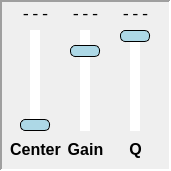
      <widget class="QFrame" name="EQ_frame_3">
       <property name="geometry">
        <rect>
         <x>405</x>
         <y>300</y>
         <width>171</width>
         <height>171</height>
        </rect>
       </property>
       <property name="frameShape">
        <enum>QFrame::Shape::Panel</enum>
       </property>
       <property name="frameShadow">
        <enum>QFrame::Shadow::Sunken</enum>
       </property>
       <property name="lineWidth">
        <number>2</number>
       </property>
       <widget class="QLabel" name="EQ_3_BW_label">
        <property name="geometry">
         <rect>
          <x>120</x>
          <y>5</y>
          <width>31</width>
          <height>21</height>
         </rect>
        </property>
        <property name="font">
         <font>
          <family>Monospace</family>
          <pointsize>12</pointsize>
          <bold>false</bold>
         </font>
        </property>
        <property name="text">
         <string>---</string>
        </property>
        <property name="textFormat">
         <enum>Qt::TextFormat::PlainText</enum>
        </property>
        <property name="alignment">
         <set>Qt::AlignmentFlag::AlignHCenter|Qt::AlignmentFlag::AlignTop</set>
        </property>
        <property name="wordWrap">
         <bool>true</bool>
        </property>
       </widget>
       <widget class="QLabel" name="EQ_3_label_2">
        <property name="geometry">
         <rect>
          <x>60</x>
          <y>140</y>
          <width>51</width>
          <height>21</height>
         </rect>
        </property>
        <property name="font">
         <font>
          <pointsize>12</pointsize>
          <bold>true</bold>
         </font>
        </property>
        <property name="text">
         <string>Gain</string>
        </property>
        <property name="alignment">
         <set>Qt::AlignmentFlag::AlignHCenter|Qt::AlignmentFlag::AlignTop</set>
        </property>
        <property name="wordWrap">
         <bool>true</bool>
        </property>
       </widget>
       <widget class="QLabel" name="EQ_3_label_1">
        <property name="geometry">
         <rect>
          <x>5</x>
          <y>140</y>
          <width>61</width>
          <height>21</height>
         </rect>
        </property>
        <property name="font">
         <font>
          <pointsize>12</pointsize>
          <bold>true</bold>
         </font>
        </property>
        <property name="text">
         <string>Center</string>
        </property>
        <property name="alignment">
         <set>Qt::AlignmentFlag::AlignHCenter|Qt::AlignmentFlag::AlignTop</set>
        </property>
        <property name="wordWrap">
         <bool>true</bool>
        </property>
       </widget>
       <widget class="QLabel" name="EQ_3_gain_label">
        <property name="geometry">
         <rect>
          <x>70</x>
          <y>5</y>
          <width>31</width>
          <height>21</height>
         </rect>
        </property>
        <property name="font">
         <font>
          <family>Monospace</family>
          <pointsize>12</pointsize>
          <bold>false</bold>
         </font>
        </property>
        <property name="text">
         <string>---</string>
        </property>
        <property name="textFormat">
         <enum>Qt::TextFormat::PlainText</enum>
        </property>
        <property name="alignment">
         <set>Qt::AlignmentFlag::AlignHCenter|Qt::AlignmentFlag::AlignTop</set>
        </property>
        <property name="wordWrap">
         <bool>true</bool>
        </property>
       </widget>
       <widget class="QSlider" name="EQ_3_gain_verticalSlider">
        <property name="geometry">
         <rect>
          <x>70</x>
          <y>30</y>
          <width>31</width>
          <height>101</height>
         </rect>
        </property>
        <property name="autoFillBackground">
         <bool>false</bool>
        </property>
        <property name="styleSheet">
         <string notr="true">QSlider::groove:vertical {background: lightgray; width: 10px; border-radius: 3px;}
QSlider::handle:vertical {background: lightblue; border: 1px solid black; height: 10px; width: 30px; margin-left: -10px; margin-right: -10px; border-radius: 5px;}
QSlider::sub-page:vertical {background: white;}
QSlider::add-page:vertical {background: white;}</string>
        </property>
        <property name="minimum">
         <number>-20</number>
        </property>
        <property name="maximum">
         <number>10</number>
        </property>
        <property name="pageStep">
         <number>1</number>
        </property>
        <property name="value">
         <number>5</number>
        </property>
        <property name="orientation">
         <enum>Qt::Orientation::Vertical</enum>
        </property>
        <property name="invertedAppearance">
         <bool>false</bool>
        </property>
        <property name="invertedControls">
         <bool>false</bool>
        </property>
        <property name="tickPosition">
         <enum>QSlider::TickPosition::TicksBothSides</enum>
        </property>
        <property name="tickInterval">
         <number>5</number>
        </property>
       </widget>
       <widget class="QSlider" name="EQ_3_BW_verticalSlider">
        <property name="geometry">
         <rect>
          <x>120</x>
          <y>30</y>
          <width>31</width>
          <height>101</height>
         </rect>
        </property>
        <property name="autoFillBackground">
         <bool>false</bool>
        </property>
        <property name="styleSheet">
         <string notr="true">QSlider::groove:vertical {background: lightgray; width: 10px; border-radius: 3px;}
QSlider::handle:vertical {background: lightblue; border: 1px solid black; height: 10px; width: 30px; margin-left: -10px; margin-right: -10px; border-radius: 5px;}
QSlider::sub-page:vertical {background: white;}
QSlider::add-page:vertical {background: white;}</string>
        </property>
        <property name="minimum">
         <number>1</number>
        </property>
        <property name="maximum">
         <number>10</number>
        </property>
        <property name="pageStep">
         <number>1</number>
        </property>
        <property name="value">
         <number>10</number>
        </property>
        <property name="orientation">
         <enum>Qt::Orientation::Vertical</enum>
        </property>
        <property name="invertedAppearance">
         <bool>false</bool>
        </property>
        <property name="invertedControls">
         <bool>false</bool>
        </property>
        <property name="tickPosition">
         <enum>QSlider::TickPosition::TicksBothSides</enum>
        </property>
        <property name="tickInterval">
         <number>5</number>
        </property>
       </widget>
       <widget class="QLabel" name="EQ_3_center_label">
        <property name="geometry">
         <rect>
          <x>20</x>
          <y>5</y>
          <width>31</width>
          <height>21</height>
         </rect>
        </property>
        <property name="font">
         <font>
          <family>Monospace</family>
          <pointsize>12</pointsize>
          <bold>false</bold>
         </font>
        </property>
        <property name="text">
         <string>---</string>
        </property>
        <property name="textFormat">
         <enum>Qt::TextFormat::PlainText</enum>
        </property>
        <property name="alignment">
         <set>Qt::AlignmentFlag::AlignHCenter|Qt::AlignmentFlag::AlignTop</set>
        </property>
        <property name="wordWrap">
         <bool>true</bool>
        </property>
       </widget>
       <widget class="QLabel" name="EQ_3_label_3">
        <property name="geometry">
         <rect>
          <x>115</x>
          <y>140</y>
          <width>41</width>
          <height>21</height>
         </rect>
        </property>
        <property name="font">
         <font>
          <pointsize>12</pointsize>
          <bold>true</bold>
         </font>
        </property>
        <property name="text">
         <string>Q</string>
        </property>
        <property name="alignment">
         <set>Qt::AlignmentFlag::AlignHCenter|Qt::AlignmentFlag::AlignTop</set>
        </property>
        <property name="wordWrap">
         <bool>true</bool>
        </property>
       </widget>
       <widget class="QSlider" name="EQ_3_center_verticalSlider">
        <property name="geometry">
         <rect>
          <x>20</x>
          <y>30</y>
          <width>31</width>
          <height>101</height>
         </rect>
        </property>
        <property name="autoFillBackground">
         <bool>false</bool>
        </property>
        <property name="styleSheet">
         <string notr="true">QSlider::groove:vertical {background: lightgray; width: 10px; border-radius: 3px;}
QSlider::handle:vertical {background: lightblue; border: 1px solid black; height: 10px; width: 30px; margin-left: -10px; margin-right: -10px; border-radius: 5px;}
QSlider::sub-page:vertical {background: white;}
QSlider::add-page:vertical {background: white;}</string>
        </property>
        <property name="minimum">
         <number>0</number>
        </property>
        <property name="maximum">
         <number>18</number>
        </property>
        <property name="pageStep">
         <number>1</number>
        </property>
        <property name="value">
         <number>0</number>
        </property>
        <property name="orientation">
         <enum>Qt::Orientation::Vertical</enum>
        </property>
        <property name="invertedAppearance">
         <bool>false</bool>
        </property>
        <property name="invertedControls">
         <bool>false</bool>
        </property>
        <property name="tickPosition">
         <enum>QSlider::TickPosition::TicksBothSides</enum>
        </property>
        <property name="tickInterval">
         <number>5</number>
        </property>
       </widget>
      </widget>
